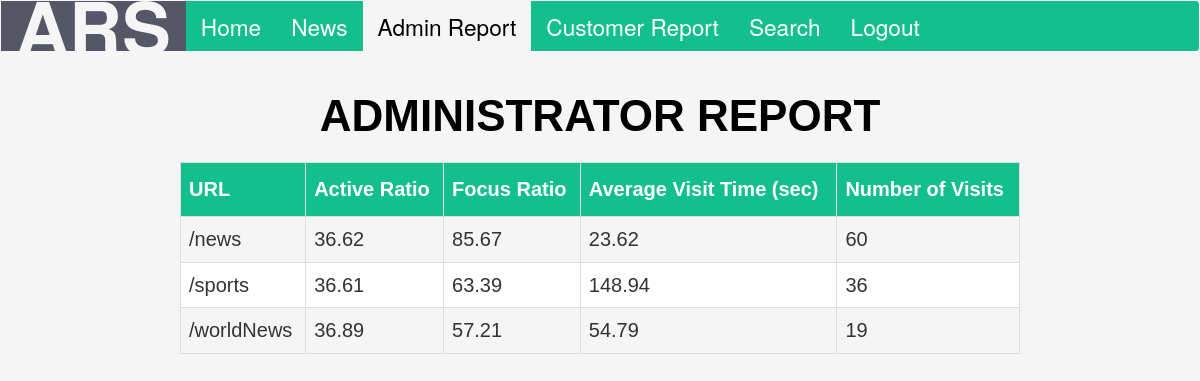
Page /adminReport (signed in) on the committed database.
### database/schema.py (models this page shows)
class Page(Base.Model):
    url = Base.Column(Base.String(100), primary_key=True)
    avgActiveRatio = Base.Column(Base.Float(precision='3,2'))  # averaged active ratio avg of all website visits
    avgFocusRatio = Base.Column(Base.Float(precision='3,2'))  # averaged focus ratio avg of all website visits
    avgVisitTime = Base.Column(Base.Float(precision='3,2'))  # averaged visit time avg of all website visits
    visits = Base.relationship('PageVisit', backref="page",
                               lazy="dynamic")  # one to many relationship with website visits

### app.py (the view)
@app.route("/adminReport", methods=["GET"])
@login_required
def adminReport():
    pages = DB.get_all_pages()
    reports = [dict(URL=page.url,
                    ActiveRatio=format(page.avgActiveRatio, ".2f"),
                    FocusRatio=format(page.avgFocusRatio, ".2f"),
                    visitTime=format(page.avgVisitTime, ".2f"),
                    numberOfVisits=len(DB.get_page_visits(page.url))) for page in pages]
    return render_template("adminReport.html", Reports=reports)

### app.py (called while the page is built)
@login_manager.user_loader
def load_user(user_id):
    username = DB.get_id(user_id)
    return username

### database/api.py (called while the page is built)
    def get_all_pages(self):
        return self.base.session.query(Page).all()

    def get_id(self, id_user):
        user_name = self.base.session.query(User).get(int(id_user))
        return user_name

    def get_page_visits(self, url):
        return self.base.session.query(PageVisit).filter_by(url=url).all()

### templates/adminReport.html (shortened to what this page needs)
<!DOCTYPE html>
<html>
<head>
    <link rel="stylesheet" href="https://maxcdn.bootstrapcdn.com/bootstrap/3.3.7/css/bootstrap.min.css">
    <link rel="stylesheet" href="../static/css/ars_styles.css">
</head>
<body>
<nav class="navbar navbar-default">
    <div class="container-fluid">
        <div class="navbar-header">
            <a class="navbar-brand">ARS</a>
        </div>
        <ul class="nav navbar-nav">
            <li><a href="{{ url_for('index') }}">Home</a></li>
            <li><a href="{{ url_for('viewNews') }}">News</a></li>
            <li class="active"><a href="{{ url_for('adminReport') }}">Admin Report</a></li>
            <li><a href="{{ url_for('customerReport') }}">Customer Report</a></li>
            <li><a href="{{ url_for('search') }}">Search</a></li>
            <li><a href="{{ url_for('logout') }}">Logout</a></li>
        </ul>
    </div>
</nav>
<p id="header">ADMINISTRATOR REPORT</p>
<table id="report_table">
    <thead>
    <tr>
        <th>URL</th>
        <th>Active Ratio</th>
        <th>Focus Ratio</th>
        <th>Average Visit Time (sec)</th>
        <th>Number of Visits</th>
    </tr>
    </thead>
    <tbody>
    {% for row in Reports %}
    <tr>
        <td>{{ row.URL }}</td>
        <td>{{ row.ActiveRatio }}</td>
        <td>{{ row.FocusRatio }}</td>
        <td>{{ row.visitTime }}</td>
        <td>{{ row.numberOfVisits }}</td>
    </tr>
    {% endfor %}
    </tbody>
</table>
</body>
</html>

### static/css/ars_styles.css (style rules this page uses)
.navbar { background-color: #13c08d; border-color: whitesmoke; }
.nav.navbar-nav li a { color: white; font-size: 17pt; }
.navbar-header a.navbar-brand { background-color: #555666; border-color: whitesmoke; color: whitesmoke; font-weight: bold; font-size: 55pt; }
.nav.navbar-nav li.active a { background-color: whitesmoke; color: black; }
table#report_table { width: 70%; margin-left: 15%; margin-right: 15%; }
#report_table { font-family: "Trebuchet MS", Arial, Helvetica, sans-serif; border-collapse: collapse; width: 100%; }
#report_table td, #report_table th { border: 1px solid #ddd; padding: 8px; }
#report_table tr:nth-child(even) { background-color: white; }
#report_table th { padding-top: 12px; padding-bottom: 12px; text-align: left; background-color: #13c08d; color: white; }
#report_table { font-size: 15pt; }
#header { text-align: center; font-size: 44px; line-height: 40px; margin: 1em 0 .6em 0; font-weight: bolder; font-family: 'Hammersmith One', sans-serif; position: relative; color: black; }
body { background-color: whitesmoke; }

### rows in the picture
Page: URL "/news", ActiveRatio "36.62", FocusRatio "85.67", visitTime "23.62", numberOfVisits "60"
Page: URL "/sports", ActiveRatio "36.61", FocusRatio "63.39", visitTime "148.94", numberOfVisits "36"
Page: URL "/worldNews", ActiveRatio "36.89", FocusRatio "57.21", visitTime "54.79", numberOfVisits "19"
